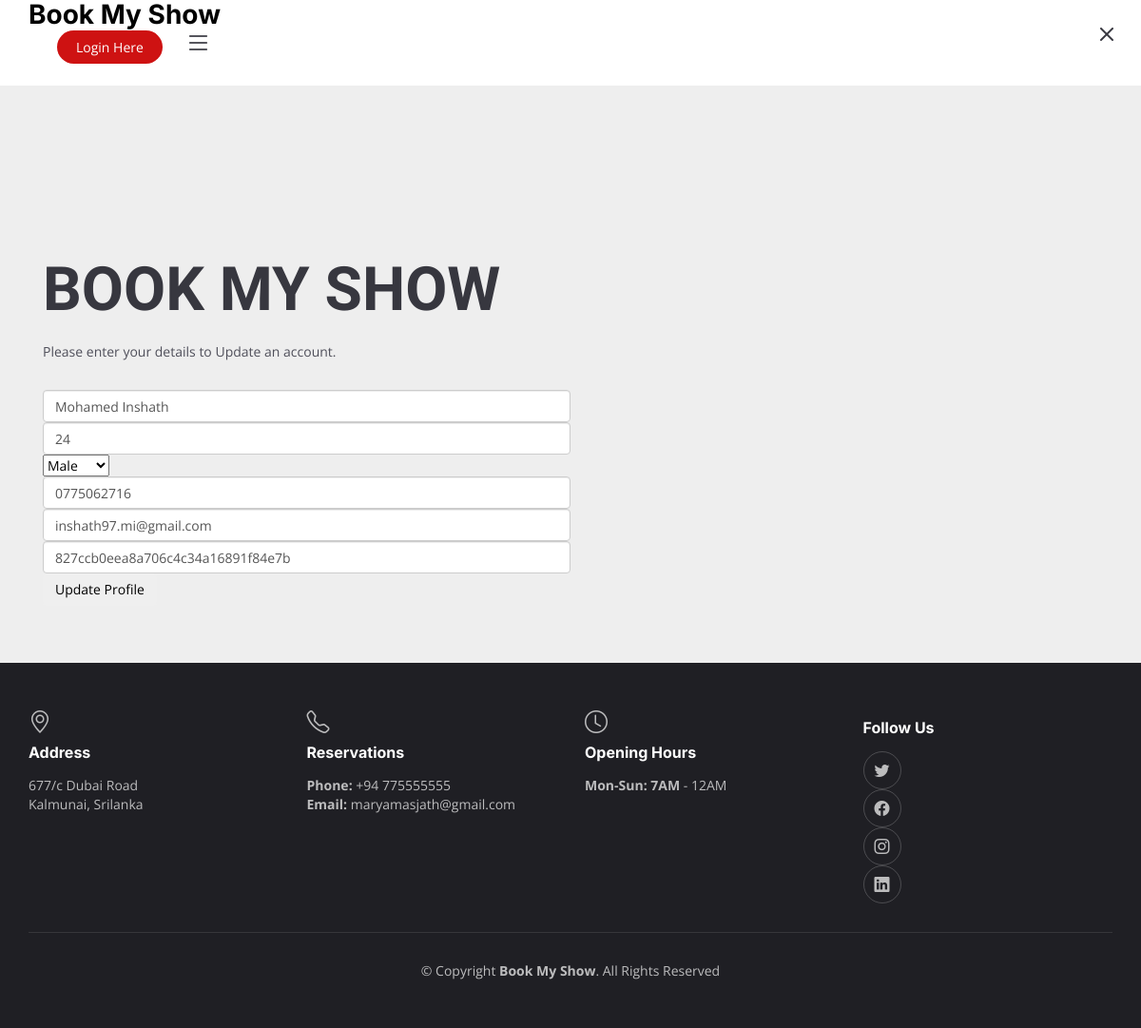
The page /OMTBS/customer/update_profile.php?updateid=15 on the database its author committed.
### tables this page shows
CREATE TABLE `tbl_registration` (
  `user_id` int(11) NOT NULL,
  `name` varchar(50) NOT NULL,
  `email` varchar(50) NOT NULL,
  `phone` varchar(12) NOT NULL,
  `age` int(2) NOT NULL,
  `gender` varchar(10) NOT NULL,
  `password` varchar(50) NOT NULL
);

### OMTBS/customer/update_profile.php (the view, shortened to what this page needs)
<?php
include("config/dbconn.php");
?>
<!DOCTYPE html>
<html lang="en">
<head>
    <link href="assets/vendor/bootstrap/css/bootstrap.min.css" rel="stylesheet">
    <link href="assets/vendor/bootstrap-icons/bootstrap-icons.css" rel="stylesheet">
    <link href="assets/vendor/aos/aos.css" rel="stylesheet">
    <link href="assets/vendor/glightbox/css/glightbox.min.css" rel="stylesheet">
    <link href="assets/vendor/swiper/swiper-bundle.min.css" rel="stylesheet">
    <link rel="stylesheet" href="https://cdn.jsdelivr.net/npm/sweetalert2@11.0.18/dist/sweetalert2.min.css">
    <link href="assets/css/main.css" rel="stylesheet">
</head>
<body>
    <header id="header" class="header fixed-top d-flex align-items-center">
        <div class="container d-flex align-items-center justify-content-between">
            <a href="home.php" class="logo d-flex align-items-center me-auto me-lg-0">
                <h1>Book My Show</h1>
            </a>
            <?php
            if (isset($_SESSION['user_name'])) {
                $UserName = $_SESSION['user_name'];
            ?>
            <?php
            } else {
            ?>
                <a class="btn-book-a-table" href="index.php">Login Here</a>
            <?php
            } ?>
            <i class="mobile-nav-toggle mobile-nav-show bi bi-list"></i>
            <i class="mobile-nav-toggle mobile-nav-hide d-none bi bi-x"></i>
        </div>
    </header>
    <section id="hero" class="hero d-flex align-items-center section-bg">
        <div class="container">
            <div class="d-flex justify-content-center align-items-center">
                <div class="container">
                    <div class="row d-flex justify-content-center">
                        <div class="col-12 col-md-8 col-lg-6">
                            <div class="card bg-white shadow-lg">
                                <div class="card-body p-5">
                                    <?php
                                    $id = $_GET['updateid'];
                                    $select_qry = "SELECT * FROM `tbl_registration` WHERE user_id='$id'";
                                    $select_qry_exe = mysqli_query($conn, $select_qry);
                                    while ($row = mysqli_fetch_array($select_qry_exe)) {
                                    ?>
                                        <form class="mb-3 mt-md-4" method="post">
                                            <h2 class="fw-bold mb-2 text-uppercase">BOOK MY SHOW</h2>
                                            <p class="mb-3">Please enter your details to Update an account.</p>
                                            <div class="mb-3">
                                                <input type="text" class="form-control" name="name" id="name" value="<?php echo $row['name']; ?>" placeholder="Enter your name" required>
                                            </div>
                                            <div class="mb-3">
                                                <input type="number" class="form-control" name="age" value="<?php echo $row['age']; ?>" placeholder="Enter your age" required>
                                            </div>
                                            <div class="mb-3">
                                                <select class="form-select" name="gender">
                                                    <option value="<?php echo $row['gender']; ?>" selected><?php echo $row['gender']; ?></option>
                                                </select>
                                            </div>
                                            <div class="mb-3">
                                                <input type="number" class="form-control" name="phone" value="<?php echo $row['phone']; ?>" required>
                                            </div>
                                            <div class="mb-3">
                                                <input type="email" class="form-control" name="email" value="<?php echo $row['email']; ?>" required>
                                            </div>
                                            <div class="mb-3">
                                                <?php $hashedPassword = md5($row['password']);
                                                ?>
                                                <input type="text" class="form-control" name="password" value="<?php echo $hashedPassword; ?>" required>
                                            </div>
                                            <div class="d-grid mt-2">
                                                <button class="btn btn-outline-success" type="submit" name="registration">Update Profile</button>
                                            </div>
                                        </form>
                                    <?php } ?>
                                </div>
                            </div>
                        </div>
                    </div>
                </div>
            </div>
        </div>
    </section>
    <footer id="footer" class="footer">
        <div class="container">
            <div class="row gy-3">
                <div class="col-lg-3 col-md-6 d-flex">
                    <i class="bi bi-geo-alt icon"></i>
                    <div>
                        <h4>Address</h4>
                        <p>
                            677/c Dubai Road <br>
                            Kalmunai, Srilanka <br>
                        </p>
                    </div>
                </div>
                <div class="col-lg-3 col-md-6 footer-links d-flex">
                    <i class="bi bi-telephone icon"></i>
                    <div>
                        <h4>Reservations</h4>
                        <p>
                            <strong>Phone:</strong> +94 775555555<br>
                            <strong>Email:</strong> maryamasjath@gmail.com<br>
                        </p>
                    </div>
                </div>
                <div class="col-lg-3 col-md-6 footer-links d-flex">
                    <i class="bi bi-clock icon"></i>
                    <div>
                        <h4>Opening Hours</h4>
                        <p>
                            <strong>Mon-Sun: 7AM</strong> - 12AM<br>
                        </p>
                    </div>
                </div>
                <div class="col-lg-3 col-md-6 footer-links">
                    <h4>Follow Us</h4>
                    <div class="social-links d-flex">
                        <a href="#" class="twitter"><i class="bi bi-twitter"></i></a>
                        <a href="#" class="facebook"><i class="bi bi-facebook"></i></a>
                        <a href="#" class="instagram"><i class="bi bi-instagram"></i></a>
                        <a href="#" class="linkedin"><i class="bi bi-linkedin"></i></a>
                    </div>
                </div>
            </div>
        </div>
        <div class="container">
            <div class="copyright">
                &copy; Copyright <strong><span>Book My Show</span></strong>. All Rights Reserved
            </div>
        </div>
    </footer>
</body>
</html>

### OMTBS/customer/assets/css/main.css (style rules this page uses)
:root { --font-default: "Open Sans", system-ui, -apple-system, "Segoe UI", Roboto, "Helvetica Neue", Arial, "Noto Sans", "Liberation Sans", sans-serif, "Apple Color Emoji", "Segoe UI Emoji", "Segoe UI Symbol", "Noto Color Emoji"; --font-primary: "Amatic SC", sans-serif; --font-secondary: "Inter", sans-serif; }
:root { --color-default: #212529; --color-primary: #ce1212; --color-secondary: #37373f; }
:root { scroll-behavior: smooth; }
body { font-family: var(--font-default); color: var(--color-default); }
a { color: var(--color-primary); text-decoration: none; }
h1, h2, h3, h4, h5, h6 { font-family: var(--font-secondary); }
section { overflow: hidden; padding: 80px 0; }
.section-bg { background-color: #eee; }
.header { background: #fff; transition: all 0.5s; z-index: 997; height: 90px; border-bottom: 1px solid #fff; }
.header .logo h1 { font-size: 28px; font-weight: 700; color: #000; margin: 0; font-family: var(--font-secondary); }
.header .btn-book-a-table, .header .btn-book-a-table:focus { font-size: 14px; color: #fff; background: var(--color-primary); padding: 8px 20px; margin-left: 30px; border-radius: 50px; transition: 0.3s; }
section { scroll-margin-top: 90px; }
@media (max-width: 1279px) { .mobile-nav-show { color: var(--color-secondary); font-size: 28px; cursor: pointer; line-height: 0; transition: 0.5s; z-index: 9999; margin: 0 10px 0 20px; } }
@media (max-width: 1279px) { .mobile-nav-hide { color: var(--color-secondary); font-size: 32px; cursor: pointer; line-height: 0; transition: 0.5s; position: fixed; right: 20px; top: 20px; z-index: 9999; } }
.hero { width: 100%; background-size: cover; position: relative; min-height: 60vh; padding: 160px 0 60px 0; }
.hero h2 { font-size: 64px; font-weight: 700; margin-bottom: 20px; color: var(--color-secondary); font-family: var(--font-primary); }
.hero p { color: #4f4f5a; font-weight: 400; margin-bottom: 30px; }
.footer { font-size: 14px; background-color: #1f1f24; padding: 50px 0; color: rgba(255, 255, 255, 0.7); }
.footer .icon { margin-right: 15px; font-size: 24px; line-height: 0; }
.footer h4 { font-size: 16px; font-weight: bold; position: relative; padding-bottom: 5px; color: #fff; }
.footer .footer-links { margin-bottom: 30px; }
.footer .social-links a { display: flex; align-items: center; justify-content: center; width: 40px; height: 40px; border-radius: 50%; border: 1px solid rgba(255, 255, 255, 0.2); font-size: 16px; color: rgba(255, 255, 255, 0.7); margin-right: 10px; transition: 0.3s; }
.footer .copyright { text-align: center; padding-top: 30px; border-top: 1px solid rgba(255, 255, 255, 0.1); }

### rows shown on the page
tbl_registration: name "Mohamed Inshath", age "24", gender "Male", phone "0775062716", email "inshath97.mi@gmail.com", password "827ccb0eea8a706c4c34a16891f84e7b"
